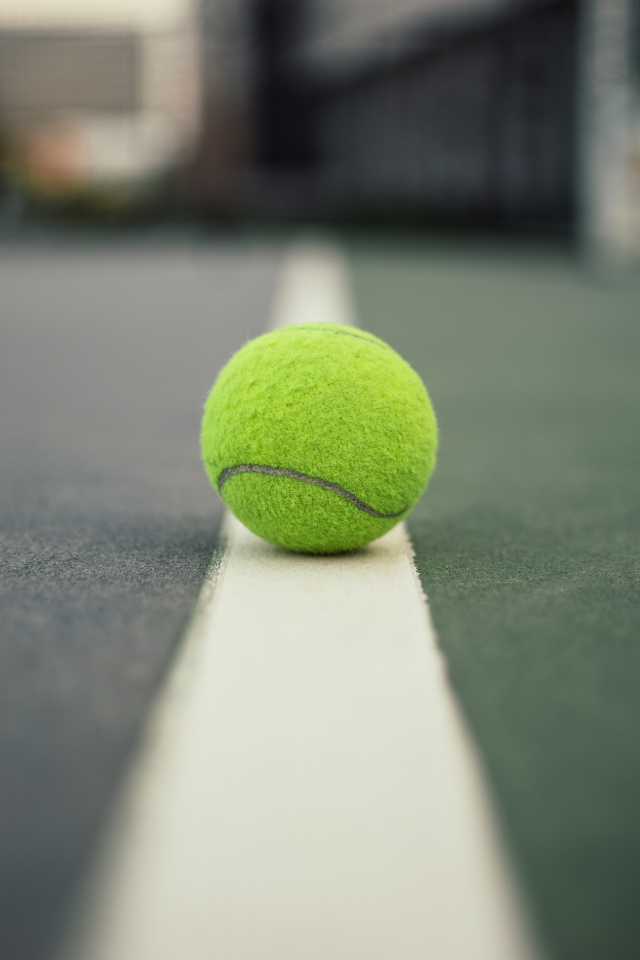
#> input picture Intermediate Python/06 External Modules/OpenComputerVisioin/cosco.jpg, 1280 x 1920 px (shown at 1/2 size)
$ python contours.py
#> lines starting #> are read from the running program, lines starting #| are printed output that depends on the picture; after the words box and inside, x2 and y2 are one past the last pixel; in counts of white or black regions, pixels touching at a corner belong together
import cv2 as cv
import numpy as np

img = cv.imread('cosco.jpg')
#> img is the input picture: shape (1920, 1280, 3); mean B, G, R 115.6, 133.4, 126.1
img = cv.resize(img, (img.shape[1]//2, img.shape[0]//2), cv.INTER_CUBIC)
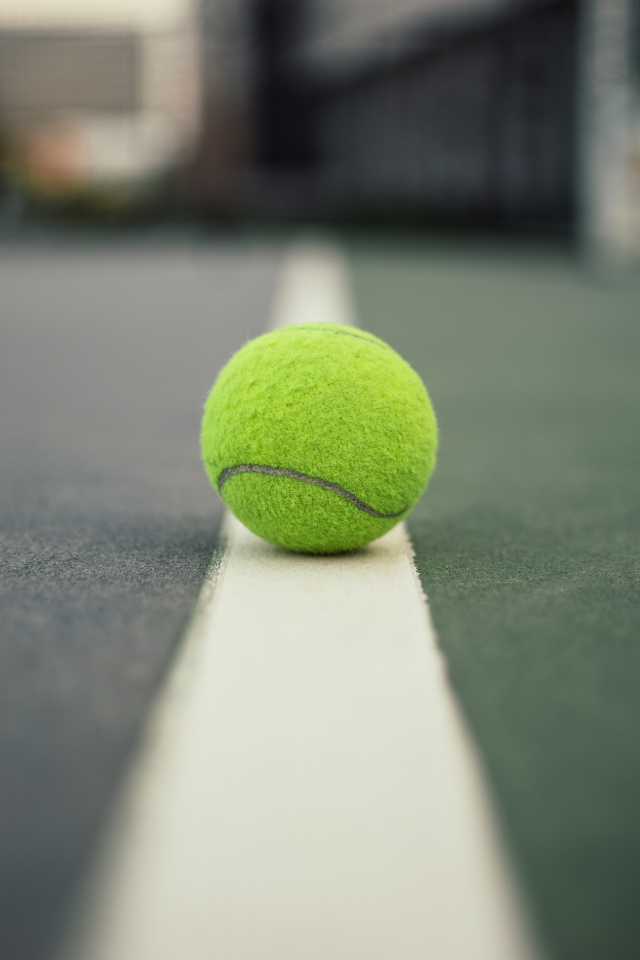
#> img: shape (960, 640, 3); mean B, G, R 115.8, 133.6, 126.2


img_hsv = cv.cvtColor(img, cv.COLOR_BGR2HSV)
#> img_hsv: shape (960, 640, 3); mean H, S, V 54.5, 38.7, 134.8


low_green = np.array([36, 63, 25]) # -->> olive green to white
high_green = np.array([70, 255,255])

green_mask = cv.inRange(img_hsv, low_green, high_green)
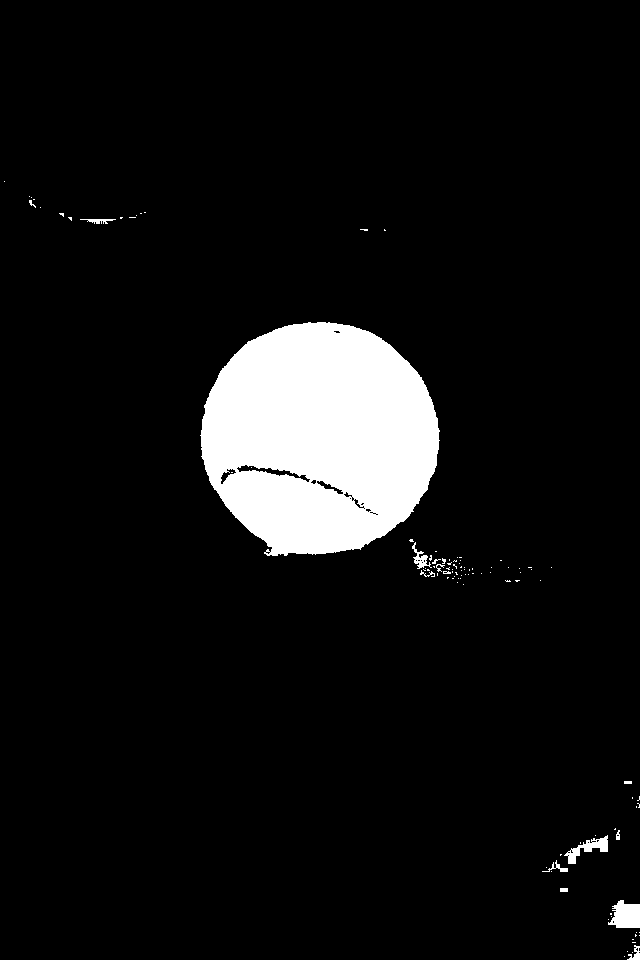
#> green_mask: shape (960, 640); 7.3% white; 104 white regions (91 under 20 px)

contours, _ = cv.findContours(green_mask, cv.RETR_TREE, cv.CHAIN_APPROX_SIMPLE)
#> contours = 135 contours, 120 with area under 20; largest, box (x1, y1, x2, y2) and area: (200, 322, 440, 556) 43182, (608, 900, 640, 928) 606, (564, 835, 608, 864) 384, (236, 464, 311, 483) 355, (412, 542, 432, 569) 135


for contour in contours:
 if cv.contourArea(contour) > 4000:
  cv.drawContours(img, contour, -1, (0,255,0), 2)
#> this loop made 135 passes
#> contour on passes 1, 2, 3, 6, 7, 8, 9, 10, 11, 12, 13, 14: [[624, 956]], [[632, 952]], [[627, 951]], [[632, 942], [635, 942]], [[632, 939], [633, 939]], [[639, 935]], [[635, 934], [635, 936], [636, 935]], [[639, 932]], [[636, 932]], [[608, 919]], [[611, 916]], [[610, 913], [610, 914], [611, 914], [611, 913]]
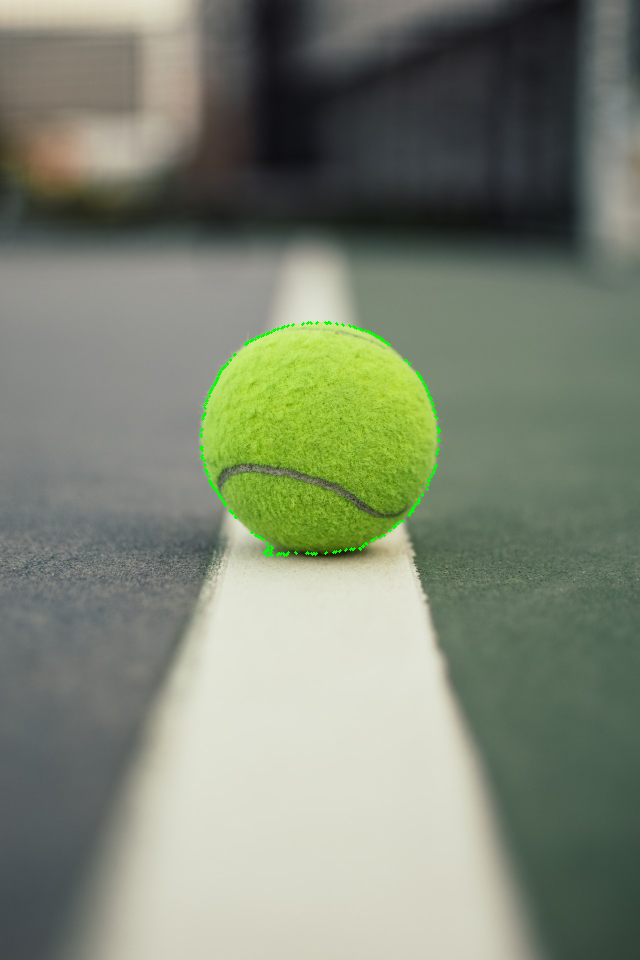
#> img: shape (960, 640, 3); 0.21% of pixels changed, all inside (x1, y1, x2, y2) = (199, 321, 441, 557)

#
masked_img = cv.bitwise_and(img, img, mask=green_mask) # noise
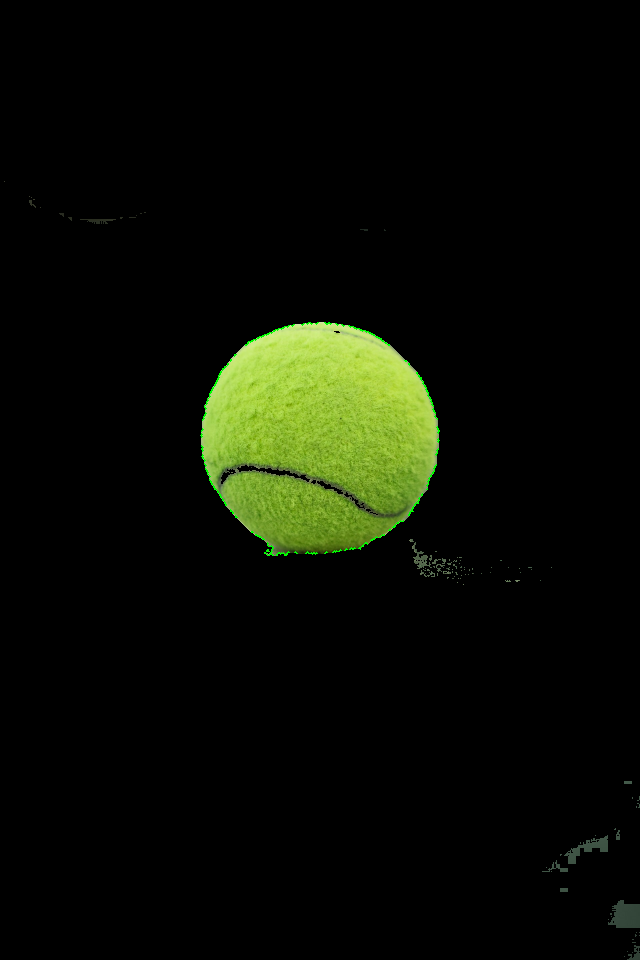
#> masked_img: shape (960, 640, 3); mean B, G, R 4.3, 13.3, 10.1

cv.imshow('img', img)
cv.imshow('green_mask', green_mask)
cv.imshow('ball', img_hsv) # this expect always an rgb
cv.imshow('green_filter', masked_img)


cv.waitKey(0)


# DETECT BLUE FROM LIVE WEBCAM FEED ISOLATION ONLY BLUE PEN CAP
'''
0 0 0 0 0 0 0 0 0 0 0 0 0 0 0 0
0 0 0 0 0 0 0 0 0 0 0 0 0 0 0 0
0 0 0 0 0 255 0 0 0 0 0 0 0 0 0
0 0 0 0 0 0 255 255 0 0 0 0 0 0 0 0
0 0 0 0 0 0 0 2550 255 255 0 0 0 0 0 0
0 0 255 0 0 0 0 0 0 0 0 0 0 0 0 0
0 0 0 255 0 0 0 0 0 0 0 0 0 0 0 0
0 0 0 0 0 255 0 0 0 0 0 0 0 0 0 0
0 0 0 0 0 0 0 0 0 0 0 0 0 255 255 0
0 0 0 0 0 0 0 0 0 0 0 0 0 255 255 0
0 0 0 0 0 0 0 0 0 0 0 0 0 255 255 0
'''
